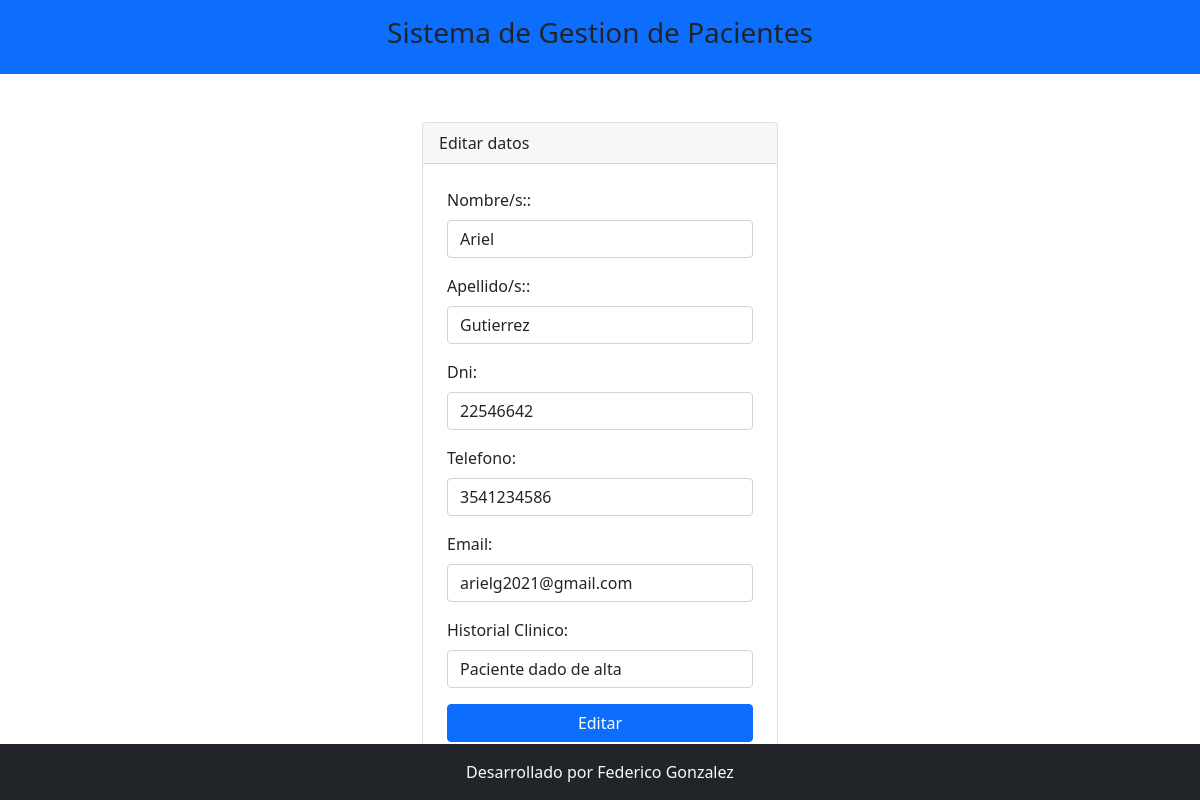
/editar.php?id=9, run on the app's committed database.
### tables this page shows
CREATE TABLE `persona` (
  `id` int(11) NOT NULL,
  `nombre` varchar(100) NOT NULL,
  `apellido` varchar(100) NOT NULL,
  `dni` int(11) NOT NULL,
  `telefono` varchar(100) NOT NULL,
  `email` varchar(100) NOT NULL,
  `historial` text NOT NULL
);

### editar.php (the view, shortened to what this page needs)
<?php include 'template/header.php' ?>
<?php
    include_once 'model/conexion.php';
    $id = $_GET['id'];
    $sentencia = $bd-> prepare("select * from persona where id = ?;");
    $sentencia-> execute ([$id]);
    $persona = $sentencia->fetch(PDO::FETCH_OBJ);
?>
<div class="container mt-5">
    <div class="row justify-content-center">
        <div class="col-md-4">
            <div class="card">
                <div class="card-header">
                    Editar datos
                </div>
                <form class="p-4" method="POST" action="editarProceso.php">
                    <div class="mb-3">
                    <label class="form-label">Nombre/s:: </label>
                    <input type="text" class="form-control" name="txtNombre" required value="<?php echo $persona->nombre; ?>">
                    </div>
                    <div class="mb-3">
                    <label class="form-label">Apellido/s:: </label>
                    <input type="text" class="form-control" name="txtApellido"  required value="<?php echo $persona->apellido; ?>">
                    </div>
                    <div class="mb-3">
                    <label class="form-label">Dni: </label>
                    <input type="text" class="form-control" name="txtDni"  required value="<?php echo $persona->dni; ?>">
                    </div>
                    <div class="mb-3">
                    <label class="form-label">Telefono: </label>
                    <input type="text" class="form-control" name="txtTelefono"  required value="<?php echo $persona->telefono; ?>">
                    </div>
                    <div class="mb-3">
                    <label class="form-label">Email: </label>
                    <input type="text" class="form-control" name="txtEmail"  required value="<?php echo $persona->email; ?>">
                    </div>
                    <div class="mb-3">
                    <label class="form-label">Historial Clinico: </label>
                    <input type="text" class="form-control" name="txtHistorial"  required value="<?php echo $persona->historial; ?>">
                    </div>
                    <div class="d-grid">
                    <input type="submit" class="btn btn-primary" value="Editar">
                    </div>
                </form>
            </div>
        </div>
    </div>
</div>
<?php include 'template/footer.php' ?>

### data on the page
persona: txtNombre "Ariel", txtApellido "Gutierrez", txtDni "22546642", txtTelefono "3541234586", txtEmail "arielg2021@gmail.com", txtHistorial "Paciente dado de alta"
